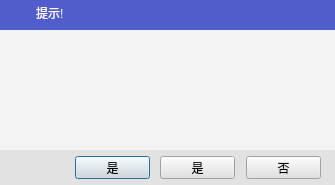
<?xml version="1.0" encoding="UTF-8"?>
<ui version="4.0">
 <class>TipsDialog</class>
 <widget class="QDialog" name="TipsDialog">
  <property name="geometry">
   <rect>
    <x>0</x>
    <y>0</y>
    <width>335</width>
    <height>185</height>
   </rect>
  </property>
  <property name="minimumSize">
   <size>
    <width>335</width>
    <height>185</height>
   </size>
  </property>
  <property name="maximumSize">
   <size>
    <width>335</width>
    <height>185</height>
   </size>
  </property>
  <property name="windowTitle">
   <string>TipsDialog</string>
  </property>
  <property name="styleSheet">
   <string notr="true"/>
  </property>
  <layout class="QGridLayout" name="gridLayout">
   <property name="leftMargin">
    <number>0</number>
   </property>
   <property name="topMargin">
    <number>0</number>
   </property>
   <property name="rightMargin">
    <number>0</number>
   </property>
   <property name="bottomMargin">
    <number>0</number>
   </property>
   <property name="spacing">
    <number>0</number>
   </property>
   <item row="0" column="0">
    <widget class="QWidget" name="main_wid" native="true">
     <property name="styleSheet">
      <string notr="true">#main_wid
{
border:0px solid;
border-color:rgb(31, 193, 199);
background-color:rgb(26,26,26);
}

</string>
     </property>
     <layout class="QGridLayout" name="gridLayout_5" rowstretch="15,30,15">
      <property name="leftMargin">
       <number>0</number>
      </property>
      <property name="topMargin">
       <number>0</number>
      </property>
      <property name="rightMargin">
       <number>0</number>
      </property>
      <property name="bottomMargin">
       <number>0</number>
      </property>
      <property name="spacing">
       <number>0</number>
      </property>
      <item row="0" column="0">
       <widget class="QWidget" name="tip_widget" native="true">
        <property name="minimumSize">
         <size>
          <width>0</width>
          <height>30</height>
         </size>
        </property>
        <property name="maximumSize">
         <size>
          <width>16777215</width>
          <height>30</height>
         </size>
        </property>
        <property name="styleSheet">
         <string notr="true">#tip_widget
{
background-color:rgb(81,93,202);

border:0px solid;
border-bottom-color: rgb(31, 193, 199);

border-left:0px;
border-right:0px;
border-top:0px;

}</string>
        </property>
        <layout class="QHBoxLayout" name="horizontalLayout_2" stretch="1,10,10,40">
         <property name="spacing">
          <number>0</number>
         </property>
         <property name="leftMargin">
          <number>0</number>
         </property>
         <property name="topMargin">
          <number>0</number>
         </property>
         <property name="rightMargin">
          <number>0</number>
         </property>
         <property name="bottomMargin">
          <number>4</number>
         </property>
         <item>
          <spacer name="horizontalSpacer">
           <property name="orientation">
            <enum>Qt::Horizontal</enum>
           </property>
           <property name="sizeHint" stdset="0">
            <size>
             <width>0</width>
             <height>20</height>
            </size>
           </property>
          </spacer>
         </item>
         <item>
          <widget class="QLabel" name="label">
           <property name="minimumSize">
            <size>
             <width>30</width>
             <height>30</height>
            </size>
           </property>
           <property name="maximumSize">
            <size>
             <width>30</width>
             <height>30</height>
            </size>
           </property>
           <property name="sizeIncrement">
            <size>
             <width>30</width>
             <height>0</height>
            </size>
           </property>
           <property name="styleSheet">
            <string notr="true">border-image: url(:/PandaChatClient/all_image/Win_Login/logo.png);
margin-top:5px;
margin-bottom:5px;
margin-left:5px;
margin-right:5px;</string>
           </property>
           <property name="text">
            <string/>
           </property>
          </widget>
         </item>
         <item>
          <widget class="QLabel" name="tips_lab">
           <property name="sizePolicy">
            <sizepolicy hsizetype="Expanding" vsizetype="Expanding">
             <horstretch>0</horstretch>
             <verstretch>0</verstretch>
            </sizepolicy>
           </property>
           <property name="minimumSize">
            <size>
             <width>1</width>
             <height>1</height>
            </size>
           </property>
           <property name="styleSheet">
            <string notr="true">
color: rgb(255, 255, 255);</string>
           </property>
           <property name="text">
            <string>提示!</string>
           </property>
          </widget>
         </item>
         <item>
          <spacer name="horizontalSpacer_2">
           <property name="orientation">
            <enum>Qt::Horizontal</enum>
           </property>
           <property name="sizeHint" stdset="0">
            <size>
             <width>163</width>
             <height>20</height>
            </size>
           </property>
          </spacer>
         </item>
        </layout>
       </widget>
      </item>
      <item row="1" column="0">
       <widget class="QWidget" name="text_widget" native="true">
        <property name="styleSheet">
         <string notr="true">background-color:rgb(244,243,244);</string>
        </property>
        <layout class="QGridLayout" name="gridLayout_3" rowstretch="2,10,2" columnstretch="1,100,1">
         <property name="leftMargin">
          <number>30</number>
         </property>
         <property name="topMargin">
          <number>0</number>
         </property>
         <property name="rightMargin">
          <number>0</number>
         </property>
         <property name="bottomMargin">
          <number>0</number>
         </property>
         <property name="spacing">
          <number>0</number>
         </property>
         <item row="0" column="1">
          <spacer name="verticalSpacer_3">
           <property name="orientation">
            <enum>Qt::Vertical</enum>
           </property>
           <property name="sizeHint" stdset="0">
            <size>
             <width>20</width>
             <height>9</height>
            </size>
           </property>
          </spacer>
         </item>
         <item row="1" column="0" rowspan="2">
          <spacer name="horizontalSpacer_3">
           <property name="orientation">
            <enum>Qt::Horizontal</enum>
           </property>
           <property name="sizeHint" stdset="0">
            <size>
             <width>0</width>
             <height>20</height>
            </size>
           </property>
          </spacer>
         </item>
         <item row="1" column="1">
          <widget class="QLabel" name="text_lab">
           <property name="sizePolicy">
            <sizepolicy hsizetype="Expanding" vsizetype="Expanding">
             <horstretch>0</horstretch>
             <verstretch>0</verstretch>
            </sizepolicy>
           </property>
           <property name="minimumSize">
            <size>
             <width>1</width>
             <height>1</height>
            </size>
           </property>
           <property name="styleSheet">
            <string notr="true">
color: rgb(255, 255, 255);


</string>
           </property>
           <property name="text">
            <string/>
           </property>
           <property name="alignment">
            <set>Qt::AlignLeading|Qt::AlignLeft|Qt::AlignTop</set>
           </property>
          </widget>
         </item>
         <item row="1" column="2" rowspan="2">
          <spacer name="horizontalSpacer_4">
           <property name="orientation">
            <enum>Qt::Horizontal</enum>
           </property>
           <property name="sizeHint" stdset="0">
            <size>
             <width>0</width>
             <height>20</height>
            </size>
           </property>
          </spacer>
         </item>
         <item row="2" column="1">
          <spacer name="verticalSpacer_4">
           <property name="orientation">
            <enum>Qt::Vertical</enum>
           </property>
           <property name="sizeHint" stdset="0">
            <size>
             <width>20</width>
             <height>9</height>
            </size>
           </property>
          </spacer>
         </item>
        </layout>
       </widget>
      </item>
      <item row="2" column="0">
       <widget class="QWidget" name="btgroup_widget" native="true">
        <property name="minimumSize">
         <size>
          <width>0</width>
          <height>35</height>
         </size>
        </property>
        <property name="maximumSize">
         <size>
          <width>16777215</width>
          <height>35</height>
         </size>
        </property>
        <property name="styleSheet">
         <string notr="true">background-color:rgb(226,226,227);</string>
        </property>
        <layout class="QGridLayout" name="gridLayout_4" rowstretch="4,10,4" columnstretch="1,100,1">
         <property name="leftMargin">
          <number>0</number>
         </property>
         <property name="topMargin">
          <number>0</number>
         </property>
         <property name="rightMargin">
          <number>0</number>
         </property>
         <property name="bottomMargin">
          <number>0</number>
         </property>
         <property name="spacing">
          <number>0</number>
         </property>
         <item row="0" column="1">
          <spacer name="verticalSpacer_5">
           <property name="orientation">
            <enum>Qt::Vertical</enum>
           </property>
           <property name="sizeHint" stdset="0">
            <size>
             <width>20</width>
             <height>9</height>
            </size>
           </property>
          </spacer>
         </item>
         <item row="1" column="0">
          <spacer name="horizontalSpacer_9">
           <property name="orientation">
            <enum>Qt::Horizontal</enum>
           </property>
           <property name="sizeHint" stdset="0">
            <size>
             <width>0</width>
             <height>20</height>
            </size>
           </property>
          </spacer>
         </item>
         <item row="1" column="2">
          <spacer name="jnmyuhjnnbh">
           <property name="orientation">
            <enum>Qt::Horizontal</enum>
           </property>
           <property name="sizeHint" stdset="0">
            <size>
             <width>0</width>
             <height>20</height>
            </size>
           </property>
          </spacer>
         </item>
         <item row="2" column="1">
          <spacer name="verticalSpacer_6">
           <property name="orientation">
            <enum>Qt::Vertical</enum>
           </property>
           <property name="sizeHint" stdset="0">
            <size>
             <width>20</width>
             <height>9</height>
            </size>
           </property>
          </spacer>
         </item>
         <item row="1" column="1">
          <widget class="QWidget" name="widget" native="true">
           <property name="sizePolicy">
            <sizepolicy hsizetype="Expanding" vsizetype="Expanding">
             <horstretch>0</horstretch>
             <verstretch>0</verstretch>
            </sizepolicy>
           </property>
           <layout class="QHBoxLayout" name="horizontalLayout" stretch="10,4,1,4,1,4,1">
            <property name="spacing">
             <number>4</number>
            </property>
            <property name="leftMargin">
             <number>4</number>
            </property>
            <property name="topMargin">
             <number>4</number>
            </property>
            <property name="rightMargin">
             <number>4</number>
            </property>
            <property name="bottomMargin">
             <number>4</number>
            </property>
            <item>
             <spacer name="horizontalSpacer_7">
              <property name="orientation">
               <enum>Qt::Horizontal</enum>
              </property>
              <property name="sizeHint" stdset="0">
               <size>
                <width>40</width>
                <height>20</height>
               </size>
              </property>
             </spacer>
            </item>
            <item>
             <widget class="QPushButton" name="confirm_btn">
              <property name="sizePolicy">
               <sizepolicy hsizetype="Expanding" vsizetype="Expanding">
                <horstretch>0</horstretch>
                <verstretch>0</verstretch>
               </sizepolicy>
              </property>
              <property name="minimumSize">
               <size>
                <width>75</width>
                <height>23</height>
               </size>
              </property>
              <property name="maximumSize">
               <size>
                <width>75</width>
                <height>23</height>
               </size>
              </property>
              <property name="styleSheet">
               <string notr="true">color: rgb(0, 0, 0);
background-color: rgb(225, 225, 225);
</string>
              </property>
              <property name="text">
               <string>是</string>
              </property>
             </widget>
            </item>
            <item>
             <spacer name="horizontalSpacer_5">
              <property name="orientation">
               <enum>Qt::Horizontal</enum>
              </property>
              <property name="sizeHint" stdset="0">
               <size>
                <width>40</width>
                <height>20</height>
               </size>
              </property>
             </spacer>
            </item>
            <item>
             <widget class="QPushButton" name="ok_btn">
              <property name="sizePolicy">
               <sizepolicy hsizetype="Expanding" vsizetype="Expanding">
                <horstretch>0</horstretch>
                <verstretch>0</verstretch>
               </sizepolicy>
              </property>
              <property name="minimumSize">
               <size>
                <width>75</width>
                <height>23</height>
               </size>
              </property>
              <property name="maximumSize">
               <size>
                <width>75</width>
                <height>23</height>
               </size>
              </property>
              <property name="styleSheet">
               <string notr="true">color: rgb(0, 0, 0);
background-color: rgb(225, 225, 225);</string>
              </property>
              <property name="text">
               <string>是</string>
              </property>
             </widget>
            </item>
            <item>
             <spacer name="horizontalSpacer_6">
              <property name="orientation">
               <enum>Qt::Horizontal</enum>
              </property>
              <property name="sizeHint" stdset="0">
               <size>
                <width>40</width>
                <height>20</height>
               </size>
              </property>
             </spacer>
            </item>
            <item>
             <widget class="QPushButton" name="cancel_btn">
              <property name="sizePolicy">
               <sizepolicy hsizetype="Expanding" vsizetype="Expanding">
                <horstretch>0</horstretch>
                <verstretch>0</verstretch>
               </sizepolicy>
              </property>
              <property name="minimumSize">
               <size>
                <width>75</width>
                <height>23</height>
               </size>
              </property>
              <property name="maximumSize">
               <size>
                <width>75</width>
                <height>23</height>
               </size>
              </property>
              <property name="styleSheet">
               <string notr="true">color: rgb(0, 0, 0);
background-color: rgb(225, 225, 225);</string>
              </property>
              <property name="text">
               <string>否</string>
              </property>
             </widget>
            </item>
            <item>
             <spacer name="horizontalSpacer_8">
              <property name="orientation">
               <enum>Qt::Horizontal</enum>
              </property>
              <property name="sizeHint" stdset="0">
               <size>
                <width>40</width>
                <height>20</height>
               </size>
              </property>
             </spacer>
            </item>
           </layout>
          </widget>
         </item>
        </layout>
       </widget>
      </item>
     </layout>
    </widget>
   </item>
  </layout>
 </widget>
 <layoutdefault spacing="6" margin="11"/>
 <resources>
  <include location="../PandaChatClient.qrc"/>
 </resources>
 <connections/>
</ui>
